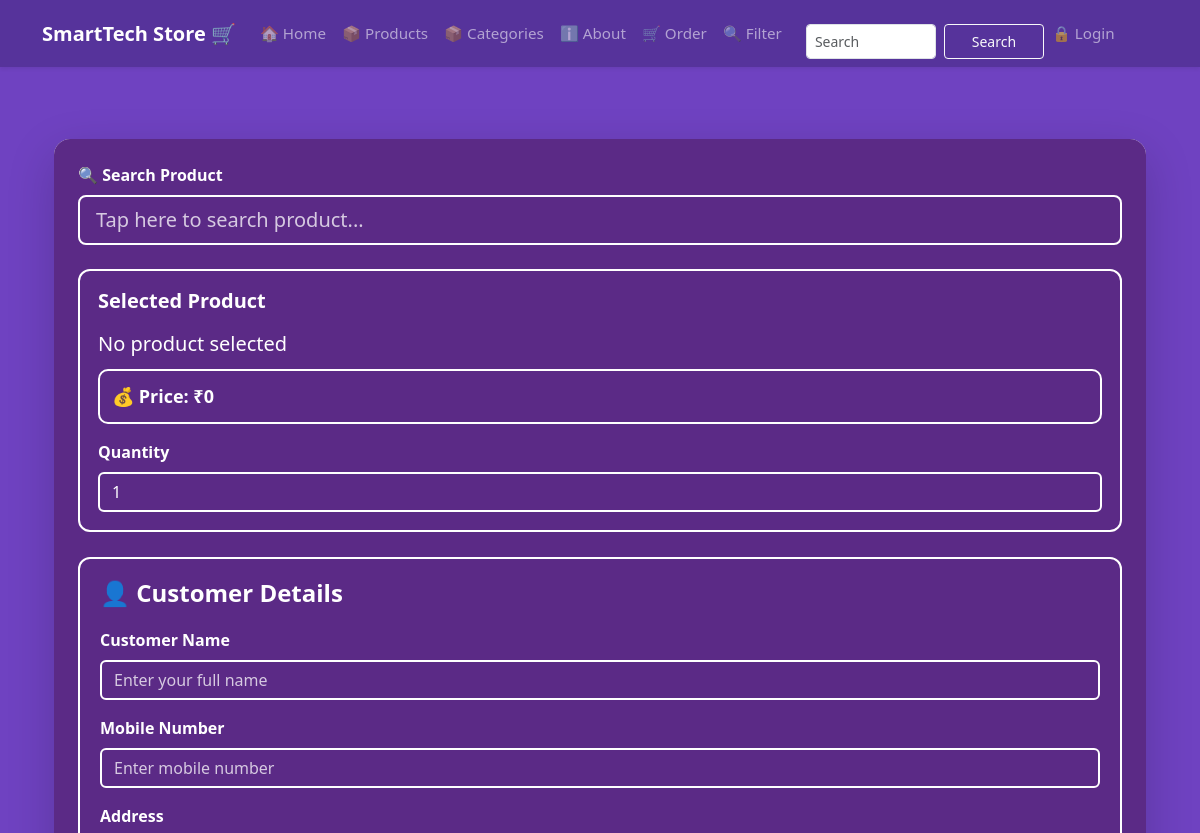
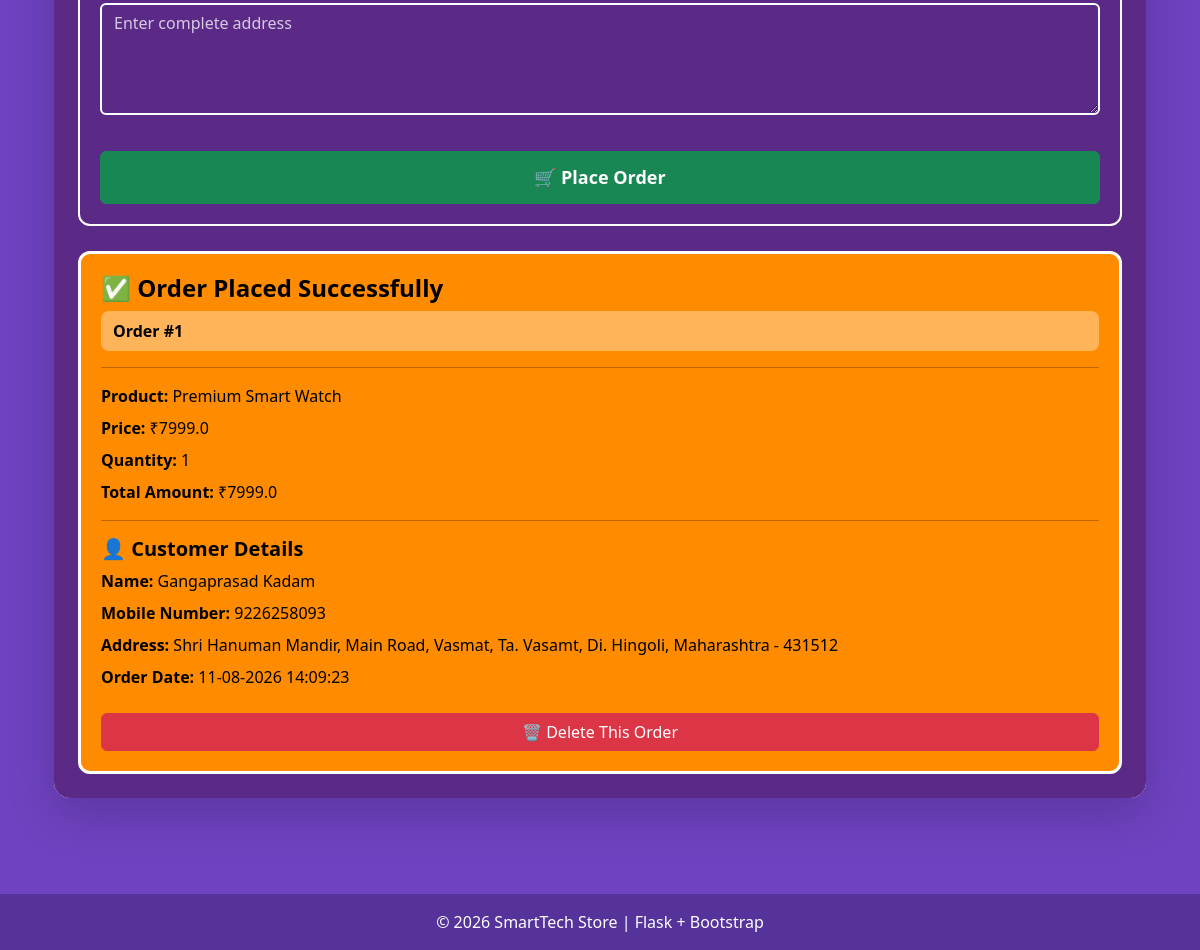
/order, run on the app's committed database (2 pictures, top to bottom).
### tables this page shows
CREATE TABLE orders (
        id INTEGER PRIMARY KEY AUTOINCREMENT,
        product_name TEXT NOT NULL,
        price REAL NOT NULL,
        quantity INTEGER NOT NULL,
        total REAL NOT NULL,
        customer_name TEXT NOT NULL,
        customer_phone TEXT NOT NULL,
        address TEXT NOT NULL,
        date TEXT NOT NULL
    );

### app.py (the view, shortened to what this page needs)
@app.route("/order", methods=["GET", "POST"])
def order():
    conn = get_db()
    products = conn.execute(
        "SELECT * FROM products ORDER BY id DESC"
    ).fetchall()
    product_id_from_home = request.args.get("product_id")
    selected_product = None
    orders = conn.execute(
        """
        SELECT *
        FROM orders
        ORDER BY id DESC
        """
    ).fetchall()
    conn.close()
    return render_template(
        "order.html",
        products=products,
        orders=orders,
        selected_product=selected_product
    )

### database.py (called while the page is built)
def get_db():
    conn = sqlite3.connect(DB_PATH)
    conn.row_factory = sqlite3.Row # To access columns by name
    return conn

### templates/order.html (shortened to what this page needs)
{% extends "base.html" %}
{% block content %}
<div class="container py-5">
    <div class="card shadow-lg border-0 rounded-4 overflow-hidden">
        <div class="card-body order-card p-4">
            <form
                method="POST"
                action="{{ url_for('order') }}"
            >
                {% if selected_product %}
                <div class="selected-product">
                    <h4 class="fw-bold mb-4">
                        🛒 Selected Product
                    </h4>
                    <div class="row align-items-center">
                        <div class="col-md-4 text-center mb-3 mb-md-0">
                            {% if selected_product['photo'] %}
                            <img
                                src="{{ url_for('static', filename='uploads/' ~ selected_product['photo']) }}"
                                class="home-selected-photo"
                                alt="{{ selected_product['name'] }}"
                            >
                            {% endif %}
                        </div>
                        <div class="col-md-8">
                            <h2
                                class="fw-bold"
                                style="color:white;"
                            >
                                {{ selected_product['name'] }}
                            </h2>
                            <p class="product-detail-text">
                                <strong>Product ID:</strong>
                                {{ selected_product['id'] }}
                            </p>
                            <p class="product-detail-text">
                                <strong>Category:</strong>
                                {{ selected_product['category'] }}
                            </p>
                            <p class="product-detail-text">
                                <strong>Stock:</strong>
                                {{ selected_product['stock'] }}
                            </p>
                            <div class="price-box">
                                💰 Price:
                                ₹{{ selected_product['price'] }}
                            </div>
                            <input
                                type="hidden"
                                name="product"
                                value="{{ selected_product['id'] }}"
                            >
                        </div>
                    </div>
                    <div class="mt-4">
                        <label class="form-label fw-bold">
                            Quantity
                        </label>
                        <input
                            type="number"
                            name="quantity"
                            class="form-control"
                            value="1"
                            min="1"
                        >
                    </div>
                </div>
                {% else %}
                <div class="mb-4">
                    <label class="form-label fw-bold">
                        🔍 Search Product
                    </label>
                    <input
                        type="text"
                        id="searchProduct"
                        class="form-control form-control-lg"
                        placeholder="Tap here to search product..."
                        autocomplete="off"
                    >
                </div>
                <div
                    class="selected-product"
                    id="selectedProductBox"
                >
                    <h5 class="fw-bold">
                        Selected Product
                    </h5>
                    <div
                        id="selectedProductName"
                        class="fs-5"
                    >
                        No product selected
                    </div>
                    <div class="price-box">
                        💰 Price:
                        ₹<span id="selectedProductPrice">0</span>
                    </div>
                    <div class="mt-3">
                        <label class="form-label fw-bold">
                            Quantity
                        </label>
                        <input
                            type="number"
                            name="quantity"
                            id="quantity"
                            class="form-control"
                            value="1"
                            min="1"
                        >
                    </div>
                </div>
                {% endif %}
                <div
                    class="customer-box"
                    id="customerDetails"
                >
                    <h4 class="fw-bold">
                        👤 Customer Details
                    </h4>
                    <div class="mb-3">
                        <label class="form-label fw-bold">
                            Customer Name
                        </label>
                        <input
                            type="text"
                            name="customer_name"
                            class="form-control"
                            placeholder="Enter your full name"
                            required
                        >
                    </div>
                    <div class="mb-3">
                        <label class="form-label fw-bold">
                            Mobile Number
                        </label>
                        <input
                            type="tel"
                            name="customer_phone"
                            class="form-control"
                            placeholder="Enter mobile number"
                            maxlength="10"
                            minlength="10"
                            pattern="[0-9]{10}"
                            required
                        >
                    </div>
                    <div class="mb-3">
                        <label class="form-label fw-bold">
                            Address
                        </label>
                        <textarea
                            name="address"
                            class="form-control"
                            rows="4"
                            placeholder="Enter complete address"
                            required
                        ></textarea>
                    </div>
                    <button
                        type="submit"
                        class="btn btn-success order-button"
                    >
                        🛒 Place Order
                    </button>
                </div>
            </form>
            {% if orders %}
                {% for order in orders %}
                <div class="old-order">
                    <h4 class="fw-bold">
                        ✅ Order Placed Successfully
                    </h4>
                    <div class="order-number">
                        Order #{{ loop.index }}
                    </div>
                    <hr>
                    <p>
                        <strong>Product:</strong>
                        {{ order.product_name }}
                    </p>
                    <p>
                        <strong>Price:</strong>
                        ₹{{ order.price }}
                    </p>
                    <p>
                        <strong>Quantity:</strong>
                        {{ order.quantity }}
                    </p>
                    <p>
                        <strong>Total Amount:</strong>
                        ₹{{ order.total }}
                    </p>
                    <hr>
                    <h5 class="fw-bold">
                        👤 Customer Details
                    </h5>
                    <p>
                        <strong>Name:</strong>
                        {{ order.customer_name }}
                    </p>
                    <p>
                        <strong>Mobile Number:</strong>
                        {{ order.customer_phone }}
                    </p>
                    <p>
                        <strong>Address:</strong>
                        {{ order.address }}
                    </p>
                    <p>
                        <strong>Order Date:</strong>
                        {{ order.date }}
                    </p>
                    <form
                        method="POST"
                        action="{{ url_for('delete_order', order_id=order.id) }}"
                        onsubmit="return confirm('Are you sure you want to delete this order?');"
                    >
                        <button
                            type="submit"
                            class="btn btn-danger w-100 mt-3"
                        >
                            🗑️ Delete This Order
                        </button>
                    </form>
                </div>
                {% endfor %}
            {% endif %}
        </div>
    </div>
</div>
{% endblock %}

### templates/base.html (style rules this page uses)
html, body { margin: 0; padding: 0; min-height: 100%; background-color: #6f42c1 !important; }
body { background-color: #6f42c1 !important; }
:root { --brand: #6f42c1; }

### templates/order.html (style rules this page uses)
html, body { background: #5b2a86 !important; }
.container { background: transparent !important; }
.order-card { background: #5b2a86 !important; color: white !important; }
.order-card .form-control { background: #5b2a86 !important; color: white !important; border: 2px solid white !important; }
.order-card .form-control::placeholder { color: rgba(255,255,255,0.75) !important; }
.order-card .form-label { color: white !important; }
.selected-product { background: #5b2a86 !important; color: white !important; border: 2px solid white; border-radius: 12px; padding: 18px; margin-top: 15px; }
.selected-product h5 { color: white !important; }
#selectedProductName { color: white !important; }
.price-box { background: #5b2a86 !important; color: white !important; border: 2px solid white; padding: 12px; border-radius: 10px; margin-top: 10px; font-size: 18px; font-weight: bold; }
.customer-box { background: #5b2a86 !important; color: white !important; margin-top: 25px; padding: 20px; border: 2px solid white; border-radius: 12px; }
.customer-box h4 { color: white !important; margin-bottom: 20px; }
.order-button { width: 100%; margin-top: 20px; font-size: 18px; padding: 12px; font-weight: bold; }
.old-order { background: #ff8c00 !important; color: black !important; border-radius: 12px; padding: 20px; margin-top: 25px; border: 3px solid white; }
.old-order h4, .old-order h5 { color: black !important; }
.old-order p { color: black !important; margin-bottom: 8px; }
.old-order hr { border-color: black; }
.order-number { background: rgba(255,255,255,0.35); padding: 8px 12px; border-radius: 8px; font-weight: bold; margin-bottom: 15px; }

### data on the page
orders: product_name "Premium Smart Watch", price "7999.0", quantity "1", total "7999.0", customer_name "Gangaprasad Kadam", customer_phone "9226258093", address "Shri Hanuman Mandir, Main Road, Vasmat, Ta. Vasamt, Di. Hingoli, Maharashtra - 431512", date "11-08-2026 14:09:23"
